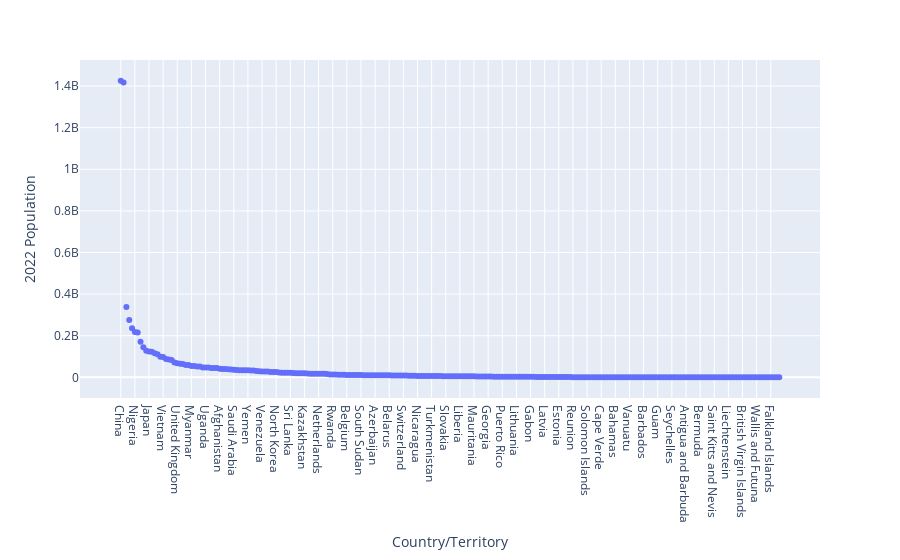

The code cell stored with this chart in its notebook:
### Code cell
px.scatter(sorted_df, x="Country/Territory", y="2022 Population")

### Figure 1 — Plotly figure (JSON) as saved in the notebook; plotly's stock layout.template omitted (floating-point values rounded to 4 significant figures; data arrays with more than 128 entries replaced by an {"elided": "..."} marker saying what was removed)
{"data": [{"hovertemplate": "Country/Territory=%{x}<br>2022 Population=%{y}<extra></extra>", "legendgroup": "", "marker": {"color": "#636efa", "symbol": "circle"}, "mode": "markers", "name": "", "orientation": "v", "showlegend": false, "x": {"elided": "234 str values"}, "xaxis": "x", "y": {"elided": "234 int values"}, "yaxis": "y", "type": "scatter"}], "layout": {"xaxis": {"anchor": "y", "domain": [0.0, 1.0], "title": {"text": "Country/Territory"}}, "yaxis": {"anchor": "x", "domain": [0.0, 1.0], "title": {"text": "2022 Population"}}, "legend": {"tracegroupgap": 0}, "margin": {"t": 60}}}
